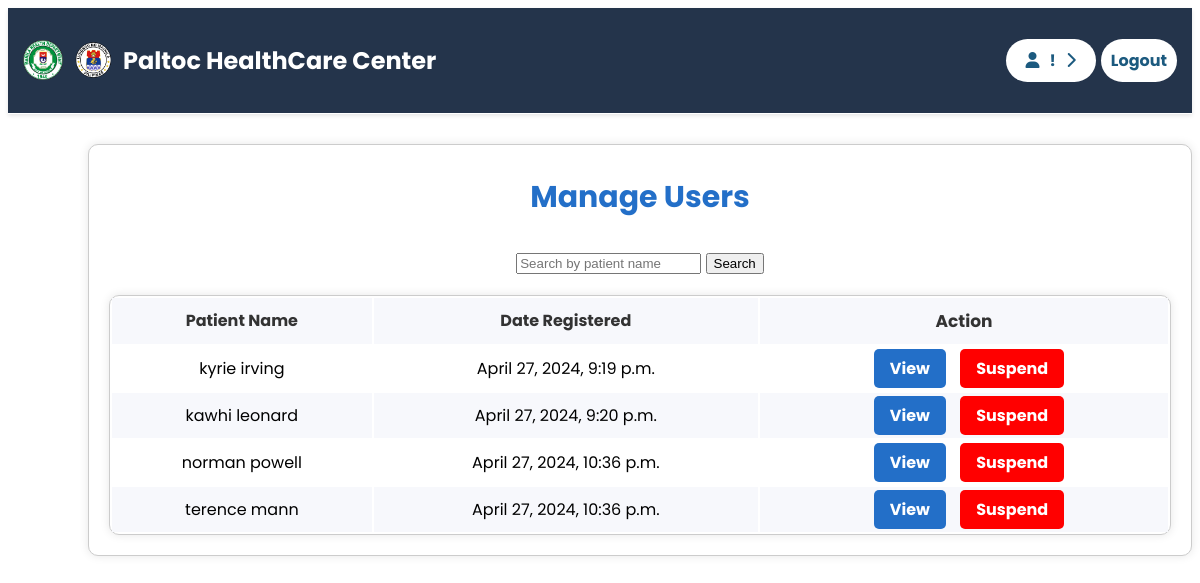
Page /searchusers/ (signed in) on the earlier database version.
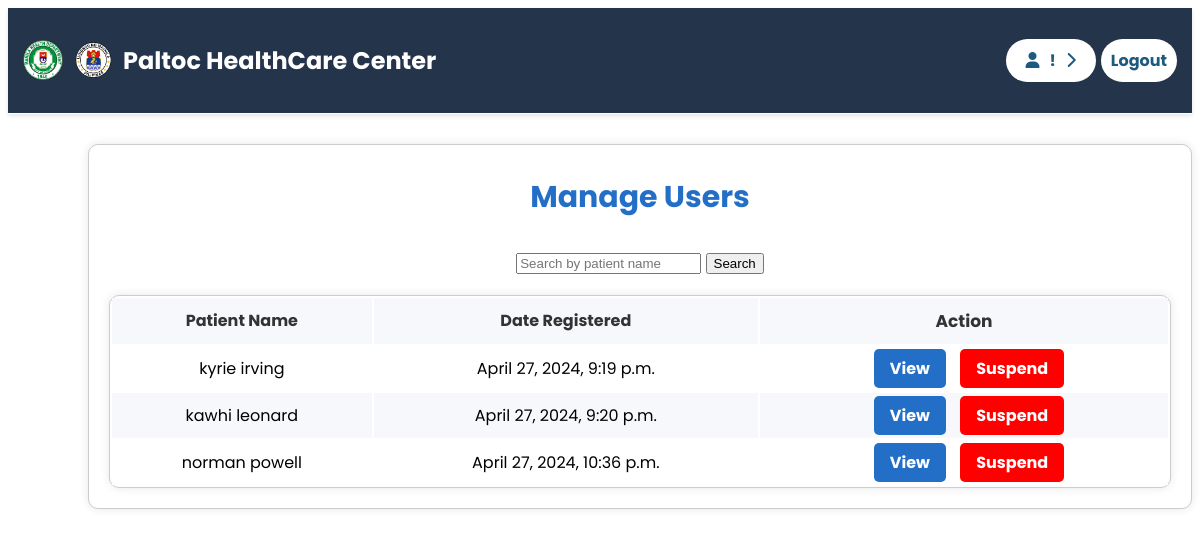
Same page on the later database version.
### base/models.py (models this page shows)
class User(AbstractUser):
    username = models.CharField(unique=True, max_length=200)
    first_name = models.CharField(max_length=255)
    middle_name = models.CharField(max_length=255, blank=True, default='')
    last_name = models.CharField(max_length=255, default='')
    birth_date = models.DateField()
    REQUIRED_FIELDS = []

### base/views.py (the view)
# urls.py: path('searchusers/', views.search_users, name='search_users'),
@staff_login_required
def search_users(request):
    search_query = request.GET.get('search_query')
    patients = User.objects.filter(is_staff=False, is_active=True)
    if search_query:
        patients = patients.filter(
            first_name__icontains=search_query
        ) | patients.filter(
            last_name__icontains=search_query
        )
    context = {'patients': patients}
    return render(request, 'base/staff-section/search_users.html', context)

### base/views.py (called while the page is built)
def staff_login_required(view_func):
    @wraps(view_func)
    def wrapper(request, *args, **kwargs):
        if not request.user.is_authenticated:
            return redirect('home')
        elif not request.user.is_staff:
            return redirect('home')
        else:
            return view_func(request, *args, **kwargs)
    return wrapper

### base/templates/base/staff-section/search_users.html (shortened to what this page needs)
{% extends 'main.html' %}
{% block content %}
{% load static %}
    <link rel="stylesheet" type="text/css" href="{% static 'styles/staff/manage_users.css' %}">
<div class="manage-container">
    <h2 class="manage-title">Manage Users</h2>
        <form method="GET" action="{% url 'search_users' %}" class="search-form">
            <input type="text" name="search_query" placeholder="Search by patient name">
            <button type="submit">Search</button>
        </form>
    <table class="manage-table">
        <thead>
            <tr>
                <th>Patient Name</th>
                <th>Date Registered</th>
                <th>Action</th>
            </tr>
        </thead>
        <tbody>
            {% for patient in patients %}
            <tr class="{% cycle 'even' 'odd' %}">
                <td>{{ patient.first_name }} {{ patient.last_name }}</td>
                <td>{{ patient.date_joined }}</td>
                <td>
                    <a href="{% url 'staff_view_profile' user_id=patient.id %}" class="view-button" target="_blank">View</a>
                    <a href="{% url 'staff_suspend_user' user_id=patient.id %}" class="view-button suspend-button" style="background-color: red; color: white;" target="_blank">Suspend</a>
                </td>
            </tr>
            {% endfor %}
        </tbody>
    </table>
</div>
</body>
{% endblock %}

Differences in the rows shown:
no longer on this page (row edited): User: first_name "terence", last_name "mann", date_joined "April 27, 2024, 10:36 p.m."
